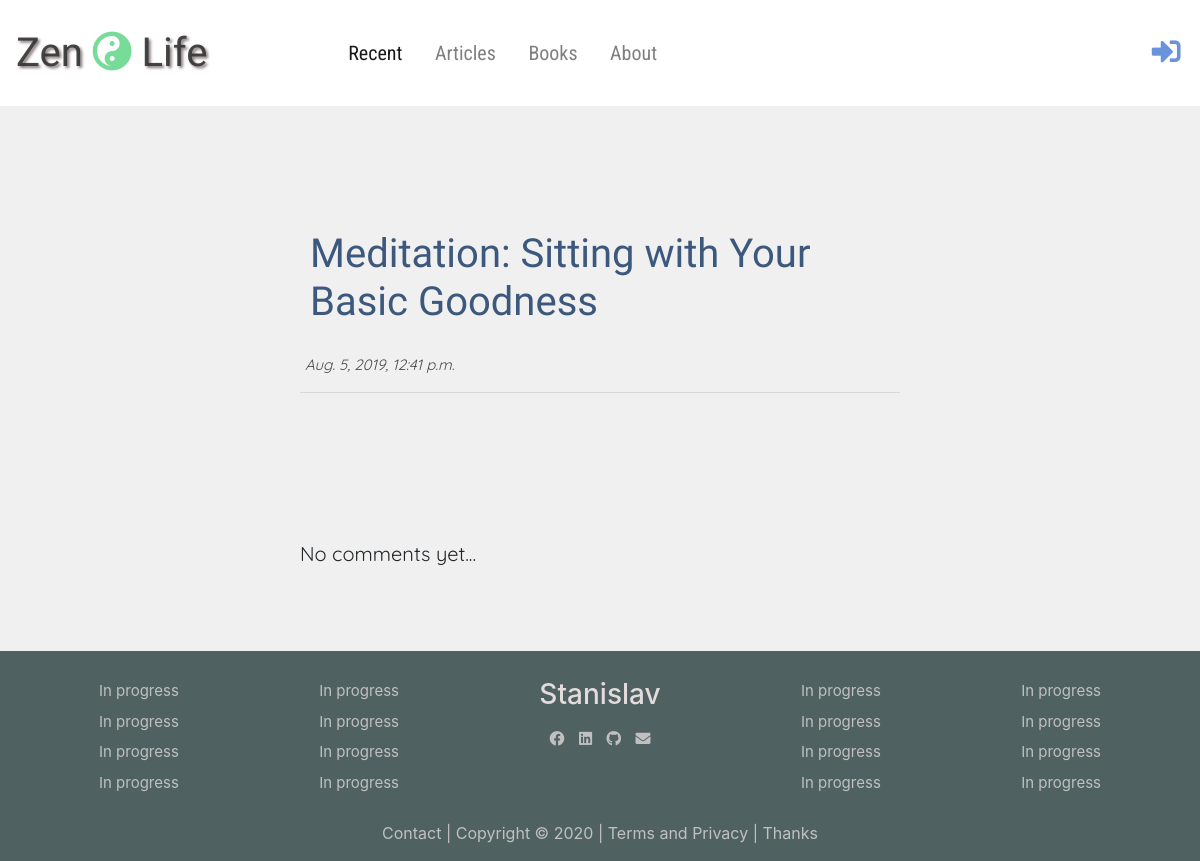
Page /post/6/ on the committed database.
### blogApp/models.py (models this page shows, shortened)
class Post(models.Model):
    author = models.ForeignKey('auth.User', on_delete=models.CASCADE)
    title = models.CharField(max_length=250)
    text = models.TextField()
    created_date = models.DateTimeField(default=timezone.now)
    published_date = models.DateTimeField(default=None)

### blogApp/views.py (the view)
# urls.py: path('post/<int:pk>/', views.post_detail, name='post_detail'),
def post_detail(request, pk):
    post = get_object_or_404(Post, pk=pk)
    stuff_for_frontend = {'post': post}
    return render(request, 'blogApp/post_detail.html', stuff_for_frontend)

### blogApp/templatetags/markdownify.py (called while the page is built)
@register.filter
def markdown(value):
    renderer = HighlightRenderer()
    markdown = mistune.Markdown(renderer=renderer)
    return markdown(value)

### blogApp/templates/blogApp/post_detail.html (shortened to what this page needs)
{% extends 'blogApp/base.html' %}
{% load markdownify %}
{% block content %}
    <div class="post-div">
        <h2>{{ post.title }}</h2>
        {% if post.published_date %}
            <p class="time">{{ post.published_date }}</p>
        {% endif %}
        <hr id="comments"><br>
    </div>
    <div class="comments">
        {% for comment in post.comments.all %}
            {% if comment.approved or user.is_superuser %}
                <p class="time"> {{ comment.created_date }}</p>
                <strong>{{ comment.author }}</strong>
                {% if user.is_superuser or user == post.author or user == comment.author %}
                    <a href="{% url 'delete_comment' pk=comment.pk %}"><i class="fas fa-trash" style="color:red;"></i></a>
                {% endif %}
                {% if not comment.approved and user.is_superuser %}
                    <a href="{% url 'approve_comment' pk=comment.pk %}"><i class="fas fa-check" style="color: green;"></i></a>
                {% endif %}
                <p>{{ comment.text | markdown | safe | linebreaksbr }}</p>
            {% endif %}
        {% empty %}
            <br><br><br><p>No comments yet...</p><br>
        {% endfor %}
    </div>
{% endblock %}

### blogApp/static/css/blogApp.css (style rules this page uses)
* { margin: 0; padding: 0; }
html, body { min-height: 100%; height: 100%; width: 100%; margin: 0; padding: 0; font-size: 100%; }
body { background-color: rgb(240, 240, 240); font-size: 16px; }
.post-div { padding: 0.625rem 0; }
.post-div h2 { padding: 0.625rem 1.25rem 1.25rem 0.625rem; font-family: 'Indie Flower', cursive; font-size: 2.5rem; color: rgb(60, 88, 124); }
.post-div p { color: rgb(77, 74, 74); }
.time { margin-left: 5px !important; font-style: italic; font-size: 0.9375rem; }

### rows in the picture
Post: title "Meditation: Sitting with Your Basic Goodness", published_date "Aug. 5, 2019, 12:41 p.m."
